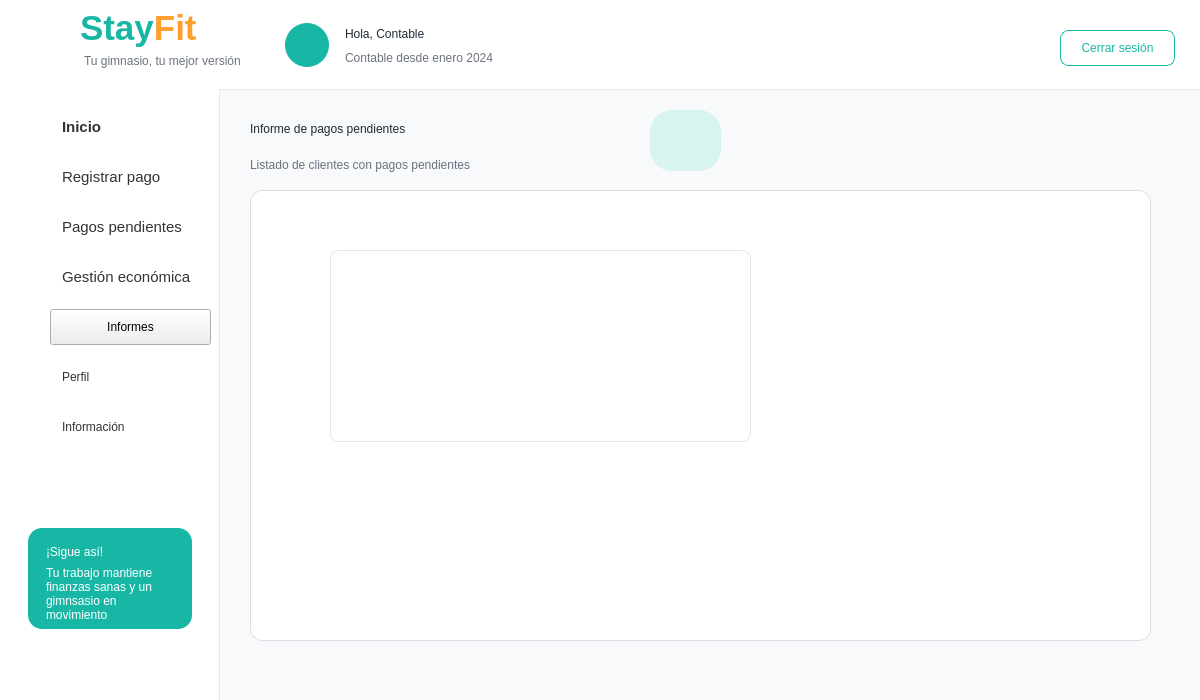
<?xml version="1.0" encoding="UTF-8"?>
<ui version="4.0">
 <class>MainWindow</class>
 <widget class="QMainWindow" name="MainWindow">
  <property name="geometry">
   <rect>
    <x>0</x>
    <y>0</y>
    <width>1200</width>
    <height>700</height>
   </rect>
  </property>
  <property name="windowTitle">
   <string>StayFit - Panel Cliente</string>
  </property>
  <property name="styleSheet">
   <string notr="true">QMainWindow { background-color: #F7F9FA; }
QLabel { background: transparent; color: #1F2937; font-family: &quot;Segoe UI&quot;; }
QPushButton { font-family: &quot;Segoe UI&quot;; }
QFrame#frameHeader { background-color: white; border-bottom: 1px solid #E5E7EB; }
QFrame#frameMenu { background-color: white; border-right: 1px solid #E5E7EB; }
QFrame#frameContenido { background-color: #F7F9FA; border: none; }
QFrame#card1, QFrame#card2, QFrame#card3, QFrame#card4, QFrame#cardTabla, QFrame#cardPago, QFrame#cardActividad, QFrame#cardConsejo, QFrame#cardMotivacion, QFrame#cardSigue { background-color: white; border: 1px solid #E6E6E6; border-radius: 12px; }
QPushButton#btnInicio { background-color: #18B7A5; color: white; border-radius: 8px; text-align: left; padding-left: 22px; font: bold 11pt &quot;Segoe UI&quot;; }
QPushButton#btnClases, QPushButton#btnInscripciones, QPushButton#btnPagos, QPushButton#btnEstadisticas, QPushButton#btnCalorias, QPushButton#btnPerfil, QPushButton#btnInformacion { background-color: transparent; color: #333333; border: none; text-align: left; padding-left: 22px; font: 11pt &quot;Segoe UI&quot;; }
QPushButton#btnClases:hover, QPushButton#btnInscripciones:hover, QPushButton#btnPagos:hover, QPushButton#btnEstadisticas:hover, QPushButton#btnCalorias:hover, QPushButton#btnPerfil:hover, QPushButton#btnInformacion:hover { background-color: #E6F7F5; border-radius: 8px; }
QPushButton#btnCerrarSesion { background-color: white; color: #18B7A5; border: 1px solid #18B7A5; border-radius: 8px; font: bold 10pt &quot;Segoe UI&quot;; }
QPushButton#btnVerInscripciones { background-color: #18B7A5; color: white; border: none; border-radius: 8px; font: bold 10pt &quot;Segoe UI&quot;; }
QPushButton#btnMini { background-color: transparent; color: #00A896; border: none; font: bold 9pt &quot;Segoe UI&quot;; }
QTableWidget { background-color: white; border: 1px solid #E6E6E6; border-radius: 8px; gridline-color: #E6E6E6; font: 9pt &quot;Segoe UI&quot;; }
QHeaderView::section { background-color: white; color: #1F2937; font: bold 9pt &quot;Segoe UI&quot;; border: none; border-bottom: 1px solid #E6E6E6; padding: 6px; }</string>
  </property>
  <widget class="QWidget" name="centralwidget">
   <widget class="QFrame" name="frameHeader">
    <property name="geometry">
     <rect>
      <x>0</x>
      <y>0</y>
      <width>1201</width>
      <height>90</height>
     </rect>
    </property>
    <property name="frameShape">
     <enum>QFrame::NoFrame</enum>
    </property>
    <widget class="QLabel" name="lblLogoIcono">
     <property name="geometry">
      <rect>
       <x>18</x>
       <y>10</y>
       <width>65</width>
       <height>65</height>
      </rect>
     </property>
     <property name="styleSheet">
      <string notr="true">font: 28pt &quot;Segoe UI Emoji&quot;; color: #18B7A5;</string>
     </property>
     <property name="text">
      <string/>
     </property>
     <property name="pixmap">
      <pixmap>src/vista/imagenes/logo_stayfit.png</pixmap>
     </property>
     <property name="scaledContents">
      <bool>true</bool>
     </property>
    </widget>
    <widget class="QLabel" name="labelStayFitHeader">
     <property name="geometry">
      <rect>
       <x>80</x>
       <y>8</y>
       <width>170</width>
       <height>40</height>
      </rect>
     </property>
     <property name="text">
      <string>&lt;html&gt;&lt;head/&gt;&lt;body&gt;&lt;p&gt;&lt;span style=&quot; font-size:26pt; font-weight:700; color:#18B7A5;&quot;&gt;Stay&lt;/span&gt;&lt;span style=&quot; font-size:26pt; font-weight:700; color:#FF9F2E;&quot;&gt;Fit&lt;/span&gt;&lt;/p&gt;&lt;/body&gt;&lt;/html&gt;</string>
     </property>
    </widget>
    <widget class="QLabel" name="labelSubtituloHeader">
     <property name="geometry">
      <rect>
       <x>84</x>
       <y>52</y>
       <width>170</width>
       <height>18</height>
      </rect>
     </property>
     <property name="styleSheet">
      <string notr="true">color: #6B7280; font: 9pt &quot;Segoe UI&quot;;</string>
     </property>
     <property name="text">
      <string>Tu gimnasio, tu mejor versión</string>
     </property>
    </widget>
    <widget class="QLabel" name="lblAvatarCliente">
     <property name="geometry">
      <rect>
       <x>285</x>
       <y>23</y>
       <width>44</width>
       <height>44</height>
      </rect>
     </property>
     <property name="styleSheet">
      <string notr="true">background-color: #18B7A5; color: white; border-radius: 22px; font: 20pt &quot;Segoe UI Emoji&quot;;</string>
     </property>
     <property name="text">
      <string/>
     </property>
     <property name="pixmap">
      <pixmap>src/vista/imagenes/usuario.png</pixmap>
     </property>
     <property name="scaledContents">
      <bool>true</bool>
     </property>
    </widget>
    <widget class="QLabel" name="lblNombreCliente">
     <property name="geometry">
      <rect>
       <x>345</x>
       <y>22</y>
       <width>270</width>
       <height>24</height>
      </rect>
     </property>
     <property name="styleSheet">
      <string notr="true">font: bold 13pt &quot;Segoe UI&quot;; color: #1F2937;</string>
     </property>
     <property name="text">
      <string>Hola, Contable</string>
     </property>
    </widget>
    <widget class="QLabel" name="lblFechaAltaEntrenador">
     <property name="geometry">
      <rect>
       <x>345</x>
       <y>48</y>
       <width>191</width>
       <height>20</height>
      </rect>
     </property>
     <property name="styleSheet">
      <string notr="true">font: 10pt &quot;Segoe UI&quot;; color: #6B7280;</string>
     </property>
     <property name="text">
      <string>Contable desde enero 2024</string>
     </property>
    </widget>
    <widget class="QPushButton" name="btnCerrarSesion">
     <property name="geometry">
      <rect>
       <x>1060</x>
       <y>30</y>
       <width>115</width>
       <height>36</height>
      </rect>
     </property>
     <property name="text">
      <string>Cerrar sesión</string>
     </property>
    </widget>
   </widget>
   <widget class="QFrame" name="frameMenu">
    <property name="geometry">
     <rect>
      <x>0</x>
      <y>89</y>
      <width>220</width>
      <height>611</height>
     </rect>
    </property>
    <property name="frameShape">
     <enum>QFrame::NoFrame</enum>
    </property>
    <widget class="QPushButton" name="btnInformes">
     <property name="geometry">
      <rect>
       <x>50</x>
       <y>220</y>
       <width>161</width>
       <height>36</height>
      </rect>
     </property>
     <property name="text">
      <string>Informes</string>
     </property>
    </widget>
    <widget class="QPushButton" name="btnRegistrarPago">
     <property name="geometry">
      <rect>
       <x>50</x>
       <y>70</y>
       <width>150</width>
       <height>36</height>
      </rect>
     </property>
     <property name="font">
      <font>
       <family>Segoe UI</family>
       <pointsize>11</pointsize>
      </font>
     </property>
     <property name="styleSheet">
      <string notr="true">QPushButton {
    background-color: transparent;
    border: none;
    border-radius: 8px;
    padding: 8px 12px;
    text-align: left;
    color: #333333;
}

QPushButton:hover {
    background-color: #E8F8F5;
}

QPushButton:checked {
    background-color: #DDF7F3;
    color: #333333;
    font-weight: bold;
}</string>
     </property>
     <property name="text">
      <string>Registrar pago</string>
     </property>
     <property name="flat">
      <bool>true</bool>
     </property>
    </widget>
    <widget class="QPushButton" name="btnGestionEconomica">
     <property name="geometry">
      <rect>
       <x>50</x>
       <y>170</y>
       <width>161</width>
       <height>36</height>
      </rect>
     </property>
     <property name="font">
      <font>
       <family>Segoe UI</family>
       <pointsize>11</pointsize>
      </font>
     </property>
     <property name="styleSheet">
      <string notr="true">QPushButton {
    background-color: transparent;
    border: none;
    border-radius: 8px;
    padding: 8px 12px;
    text-align: left;
    color: #333333;
}

QPushButton:hover {
    background-color: #E8F8F5;
}

QPushButton:checked {
    background-color: #DDF7F3;
    color: #333333;
    font-weight: bold;
}</string>
     </property>
     <property name="text">
      <string>Gestión económica</string>
     </property>
     <property name="flat">
      <bool>true</bool>
     </property>
    </widget>
    <widget class="QPushButton" name="btnPerfil">
     <property name="geometry">
      <rect>
       <x>50</x>
       <y>270</y>
       <width>150</width>
       <height>36</height>
      </rect>
     </property>
     <property name="styleSheet">
      <string notr="true">QPushButton {
    background-color: transparent;
    border: none;
    border-radius: 8px;
    padding: 8px 12px;
    text-align: left;
    color: #333333;
}

QPushButton:hover {
    background-color: #E8F8F5;
}

QPushButton:checked {
    background-color: #DDF7F3;
    color: #333333;
    font-weight: bold;
}
</string>
     </property>
     <property name="text">
      <string>Perfil</string>
     </property>
    </widget>
    <widget class="QPushButton" name="btnInformacion">
     <property name="geometry">
      <rect>
       <x>50</x>
       <y>320</y>
       <width>150</width>
       <height>36</height>
      </rect>
     </property>
     <property name="styleSheet">
      <string notr="true">QPushButton {
    background-color: transparent;
    border: none;
    border-radius: 8px;
    padding: 8px 12px;
    text-align: left;
    color: #333333;
}

QPushButton:hover {
    background-color: #E8F8F5;
}

QPushButton:checked {
    background-color: #DDF7F3;
    color: #333333;
    font-weight: bold;
}</string>
     </property>
     <property name="text">
      <string>Información</string>
     </property>
    </widget>
    <widget class="QFrame" name="cardSigue">
     <property name="geometry">
      <rect>
       <x>28</x>
       <y>439</y>
       <width>164</width>
       <height>101</height>
      </rect>
     </property>
     <property name="styleSheet">
      <string notr="true">QFrame#cardSigue { background-color: #18B7A5; border-radius: 14px; border: none; }</string>
     </property>
     <widget class="QLabel" name="lblSigue">
      <property name="geometry">
       <rect>
        <x>18</x>
        <y>12</y>
        <width>130</width>
        <height>24</height>
       </rect>
      </property>
      <property name="styleSheet">
       <string notr="true">color:white; font:bold 11pt &quot;Segoe UI&quot;;</string>
      </property>
      <property name="text">
       <string>¡Sigue así!</string>
      </property>
     </widget>
     <widget class="QLabel" name="lblSigueTexto">
      <property name="geometry">
       <rect>
        <x>18</x>
        <y>35</y>
        <width>130</width>
        <height>61</height>
       </rect>
      </property>
      <property name="styleSheet">
       <string notr="true">color:white; font:9pt &quot;Segoe UI&quot;;</string>
      </property>
      <property name="text">
       <string>Tu trabajo mantiene finanzas sanas y un gimnsasio en movimiento</string>
      </property>
      <property name="wordWrap">
       <bool>true</bool>
      </property>
     </widget>
    </widget>
    <widget class="QLabel" name="label">
     <property name="geometry">
      <rect>
       <x>20</x>
       <y>30</y>
       <width>20</width>
       <height>20</height>
      </rect>
     </property>
     <property name="text">
      <string/>
     </property>
     <property name="pixmap">
      <pixmap>src/vista/imagenes/casa_inicio.png</pixmap>
     </property>
     <property name="scaledContents">
      <bool>true</bool>
     </property>
    </widget>
    <widget class="QLabel" name="label_10">
     <property name="geometry">
      <rect>
       <x>20</x>
       <y>280</y>
       <width>23</width>
       <height>23</height>
      </rect>
     </property>
     <property name="text">
      <string/>
     </property>
     <property name="pixmap">
      <pixmap>src/vista/imagenes/usuario.png</pixmap>
     </property>
     <property name="scaledContents">
      <bool>true</bool>
     </property>
    </widget>
    <widget class="QLabel" name="label_11">
     <property name="geometry">
      <rect>
       <x>20</x>
       <y>330</y>
       <width>23</width>
       <height>23</height>
      </rect>
     </property>
     <property name="text">
      <string/>
     </property>
     <property name="pixmap">
      <pixmap>src/vista/imagenes/informacion.png</pixmap>
     </property>
     <property name="scaledContents">
      <bool>true</bool>
     </property>
    </widget>
    <widget class="QLabel" name="label_12">
     <property name="geometry">
      <rect>
       <x>20</x>
       <y>80</y>
       <width>20</width>
       <height>20</height>
      </rect>
     </property>
     <property name="text">
      <string/>
     </property>
     <property name="pixmap">
      <pixmap>src/vista/imagenes/caja-registradora.png</pixmap>
     </property>
     <property name="scaledContents">
      <bool>true</bool>
     </property>
    </widget>
    <widget class="QLabel" name="label_3">
     <property name="geometry">
      <rect>
       <x>20</x>
       <y>130</y>
       <width>20</width>
       <height>20</height>
      </rect>
     </property>
     <property name="styleSheet">
      <string notr="true">image: url(./src/vista/imagenes/tarjeta-de-credito.png)</string>
     </property>
     <property name="text">
      <string/>
     </property>
    </widget>
    <widget class="QLabel" name="label_4">
     <property name="geometry">
      <rect>
       <x>20</x>
       <y>180</y>
       <width>20</width>
       <height>20</height>
      </rect>
     </property>
     <property name="styleSheet">
      <string notr="true">image: url(./src/vista/imagenes/cartera.png)</string>
     </property>
     <property name="text">
      <string/>
     </property>
    </widget>
    <widget class="QLabel" name="label_8">
     <property name="geometry">
      <rect>
       <x>20</x>
       <y>230</y>
       <width>23</width>
       <height>23</height>
      </rect>
     </property>
     <property name="styleSheet">
      <string notr="true">image: url(./src/vista/imagenes/grafico-de-barras.png)</string>
     </property>
     <property name="text">
      <string/>
     </property>
    </widget>
    <widget class="QPushButton" name="btnPagosPendientes">
     <property name="geometry">
      <rect>
       <x>50</x>
       <y>120</y>
       <width>150</width>
       <height>36</height>
      </rect>
     </property>
     <property name="font">
      <font>
       <family>Segoe UI</family>
       <pointsize>11</pointsize>
      </font>
     </property>
     <property name="styleSheet">
      <string notr="true">QPushButton {
    background-color: transparent;
    border: none;
    border-radius: 8px;
    padding: 8px 12px;
    text-align: left;
    color: #333333;
}

QPushButton:hover {
    background-color: #E8F8F5;
}

QPushButton:checked {
    background-color: #DDF7F3;
    color: #333333;
    font-weight: bold;
}

</string>
     </property>
     <property name="text">
      <string>Pagos pendientes</string>
     </property>
     <property name="flat">
      <bool>true</bool>
     </property>
    </widget>
    <widget class="QPushButton" name="btnInicio">
     <property name="geometry">
      <rect>
       <x>50</x>
       <y>20</y>
       <width>150</width>
       <height>36</height>
      </rect>
     </property>
     <property name="font">
      <font>
       <family>Segoe UI</family>
       <pointsize>11</pointsize>
       <weight>75</weight>
       <italic>false</italic>
       <bold>true</bold>
      </font>
     </property>
     <property name="mouseTracking">
      <bool>false</bool>
     </property>
     <property name="tabletTracking">
      <bool>false</bool>
     </property>
     <property name="styleSheet">
      <string notr="true">QPushButton {
    background-color: transparent;
    border: none;
    border-radius: 8px;
    padding: 8px 12px;
    text-align: left;
    color: #333333;
}

QPushButton:hover {
    background-color: #E8F8F5;
}

QPushButton:checked {
    background-color: #DDF7F3;
    color: #333333;
    font-weight: bold;
}</string>
     </property>
     <property name="text">
      <string>Inicio</string>
     </property>
     <property name="checkable">
      <bool>true</bool>
     </property>
     <property name="checked">
      <bool>false</bool>
     </property>
     <property name="flat">
      <bool>false</bool>
     </property>
    </widget>
   </widget>
   <widget class="QFrame" name="frameContenido">
    <property name="geometry">
     <rect>
      <x>220</x>
      <y>90</y>
      <width>981</width>
      <height>611</height>
     </rect>
    </property>
    <property name="frameShape">
     <enum>QFrame::NoFrame</enum>
    </property>
    <widget class="QLabel" name="lblBienvenida">
     <property name="geometry">
      <rect>
       <x>30</x>
       <y>22</y>
       <width>411</width>
       <height>34</height>
      </rect>
     </property>
     <property name="styleSheet">
      <string notr="true">font:bold 20pt &quot;Segoe UI&quot;; color:#1F2937;</string>
     </property>
     <property name="text">
      <string>Informe de pagos pendientes</string>
     </property>
    </widget>
    <widget class="QLabel" name="lblResumen">
     <property name="geometry">
      <rect>
       <x>30</x>
       <y>65</y>
       <width>470</width>
       <height>20</height>
      </rect>
     </property>
     <property name="styleSheet">
      <string notr="true">font:9pt &quot;Segoe UI&quot;; color:#6B7280;</string>
     </property>
     <property name="text">
      <string>Listado de clientes con pagos pendientes</string>
     </property>
    </widget>
    <widget class="QLabel" name="label_17">
     <property name="geometry">
      <rect>
       <x>280</x>
       <y>480</y>
       <width>47</width>
       <height>13</height>
      </rect>
     </property>
     <property name="text">
      <string/>
     </property>
    </widget>
    <widget class="QLabel" name="label_18">
     <property name="geometry">
      <rect>
       <x>-160</x>
       <y>0</y>
       <width>1391</width>
       <height>621</height>
      </rect>
     </property>
     <property name="styleSheet">
      <string notr="true">image:url(./src/vista/imagenes/reborde_ola.png)</string>
     </property>
     <property name="text">
      <string/>
     </property>
    </widget>
    <widget class="QFrame" name="card2_3">
     <property name="geometry">
      <rect>
       <x>30</x>
       <y>100</y>
       <width>901</width>
       <height>451</height>
      </rect>
     </property>
     <property name="styleSheet">
      <string notr="true">#card2_3 {
    background-color: #FFFFFF;
    border: 1px solid #DADDE2;
    border-radius: 12px;
}</string>
     </property>
     <widget class="QTableWidget" name="tablaInformePagosPendientes">
      <property name="geometry">
       <rect>
        <x>80</x>
        <y>60</y>
        <width>421</width>
        <height>192</height>
       </rect>
      </property>
     </widget>
    </widget>
    <widget class="QLabel" name="label_21">
     <property name="geometry">
      <rect>
       <x>445</x>
       <y>30</y>
       <width>41</width>
       <height>41</height>
      </rect>
     </property>
     <property name="text">
      <string/>
     </property>
     <property name="pixmap">
      <pixmap>../imagenes/informe-de-negocio.png</pixmap>
     </property>
     <property name="scaledContents">
      <bool>true</bool>
     </property>
    </widget>
    <widget class="QLabel" name="lblIconAs_7">
     <property name="geometry">
      <rect>
       <x>430</x>
       <y>20</y>
       <width>71</width>
       <height>61</height>
      </rect>
     </property>
     <property name="styleSheet">
      <string notr="true">background-color:#D8F4F0; color:#18B7A5; border-radius:22px; font:bold 20pt &quot;Segoe UI&quot;;</string>
     </property>
     <property name="text">
      <string/>
     </property>
    </widget>
    <zorder>lblIconAs_7</zorder>
    <zorder>label_18</zorder>
    <zorder>lblBienvenida</zorder>
    <zorder>lblResumen</zorder>
    <zorder>label_17</zorder>
    <zorder>card2_3</zorder>
    <zorder>label_21</zorder>
   </widget>
  </widget>
 </widget>
 <resources/>
 <connections/>
</ui>
